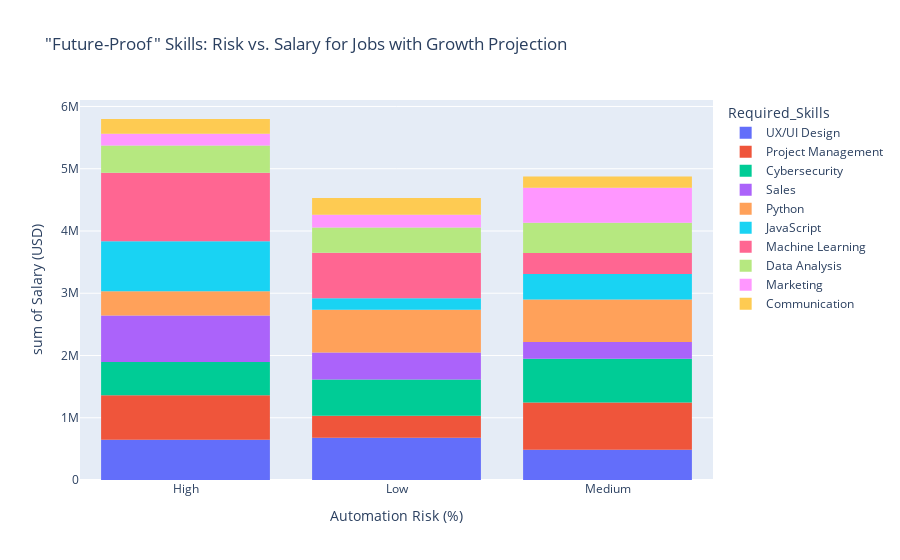

Notebook source saved alongside this figure:
### Code cell
# Chart 3: The "Sweet Spot" - Automation Risk vs. Salary for Growing Jobs (Interactive)
# This is a highly strategic visualization. We filter the data to only include jobs
# with a 'Growth' projection, then plot their risk vs. salary. This helps users
# identify the most desirable and future-proof career paths.
growth_jobs = df[df['Job_Growth_Projection'] == 'Growth']
fig3 = px.histogram(growth_jobs,
                    x='Automation_Risk',
                    y='Salary_USD',
                    color='Required_Skills',
                    title='"Future-Proof" Skills: Risk vs. Salary for Jobs with Growth Projection',
                    hover_data=['Job_Title'],
                    labels={'Automation_Risk': 'Automation Risk (%)', 'Salary_USD': 'Salary (USD)'})
fig3.show()

### Figure 1 — Plotly figure (JSON) as saved in the notebook; plotly's stock layout.template omitted (floating-point values rounded to 4 significant figures)
{"data": [{"bingroup": "x", "histfunc": "sum", "hovertemplate": "Required_Skills=UX/UI Design<br>Automation Risk (%)=%{x}<br>sum of Salary (USD)=%{y}<extra></extra>", "legendgroup": "UX/UI Design", "marker": {"color": "#636efa", "pattern": {"shape": ""}}, "name": "UX/UI Design", "orientation": "v", "showlegend": true, "type": "histogram", "x": ["High", "High", "High", "Low", "Low", "Low", "Medium", "Medium", "High", "High", "High", "Medium", "Low", "Medium", "High", "Low", "Low", "Low", "Low", "Medium", "Medium"], "xaxis": "x", "y": [111400.0, 107200.0, 78900.0, 82800.0, 73920.0, 78250.0, 56080.0, 73530.0, 97120.0, 86970.0, 82340.0, 98040.0, 68850.0, 47670.0, 84530.0, 86360.0, 90540.0, 68670.0, 129000.0, 82560.0, 126700.0], "yaxis": "y"}, {"bingroup": "x", "histfunc": "sum", "hovertemplate": "Required_Skills=Project Management<br>Automation Risk (%)=%{x}<br>sum of Salary (USD)=%{y}<extra></extra>", "legendgroup": "Project Management", "marker": {"color": "#EF553B", "pattern": {"shape": ""}}, "name": "Project Management", "orientation": "v", "showlegend": true, "type": "histogram", "x": ["High", "High", "Low", "Low", "High", "Medium", "Low", "Medium", "Medium", "Medium", "Medium", "High", "Medium", "Low", "Medium", "High", "Medium", "High", "High", "Medium", "High"], "xaxis": "x", "y": [93030.0, 83430.0, 89690.0, 85590.0, 99370.0, 53510.0, 86410.0, 138400.0, 73520.0, 93440.0, 92880.0, 82020.0, 60220.0, 90130.0, 63060.0, 127400.0, 101600.0, 85070.0, 82220.0, 85260.0, 62280.0], "yaxis": "y"}, {"bingroup": "x", "histfunc": "sum", "hovertemplate": "Required_Skills=Cybersecurity<br>Automation Risk (%)=%{x}<br>sum of Salary (USD)=%{y}<extra></extra>", "legendgroup": "Cybersecurity", "marker": {"color": "#00cc96", "pattern": {"shape": ""}}, "name": "Cybersecurity", "orientation": "v", "showlegend": true, "type": "histogram", "x": ["Medium", "Low", "Medium", "Medium", "High", "Medium", "Medium", "High", "Medium", "High", "Low", "Low", "High", "Low", "High", "High", "Low", "Medium", "Low", "Medium"], "xaxis": "x", "y": [102800.0, 73320.0, 92270.0, 65470.0, 75860.0, 76580.0, 96020.0, 93970.0, 63850.0, 83670.0, 116200.0, 102900.0, 98410.0, 116700.0, 99790.0, 78830.0, 83540.0, 84590.0, 91850.0, 120000.0], "yaxis": "y"}, {"bingroup": "x", "histfunc": "sum", "hovertemplate": "Required_Skills=Sales<br>Automation Risk (%)=%{x}<br>sum of Salary (USD)=%{y}<extra></extra>", "legendgroup": "Sales", "marker": {"color": "#ab63fa", "pattern": {"shape": ""}}, "name": "Sales", "orientation": "v", "showlegend": true, "type": "histogram", "x": ["High", "Low", "Medium", "Low", "High", "High", "High", "Medium", "High", "High", "Low", "Low", "Low", "High", "Medium", "High"], "xaxis": "x", "y": [102100.0, 92030.0, 86170.0, 101800.0, 129800.0, 93590.0, 98660.0, 107700.0, 104900.0, 78950.0, 76530.0, 89190.0, 74650.0, 41810.0, 73690.0, 97620.0], "yaxis": "y"}, {"bingroup": "x", "histfunc": "sum", "hovertemplate": "Required_Skills=Python<br>Automation Risk (%)=%{x}<br>sum of Salary (USD)=%{y}<extra></extra>", "legendgroup": "Python", "marker": {"color": "#FFA15A", "pattern": {"shape": ""}}, "name": "Python", "orientation": "v", "showlegend": true, "type": "histogram", "x": ["High", "Medium", "Medium", "Medium", "Medium", "Low", "High", "Low", "Medium", "Low", "Medium", "Medium", "High", "Low", "High", "Low", "Low", "Low"], "xaxis": "x", "y": [91570.0, 73150.0, 96550.0, 132500.0, 106800.0, 129600.0, 89410.0, 31970.0, 85900.0, 99470.0, 63250.0, 127400.0, 140500.0, 133100.0, 70450.0, 104000.0, 80410.0, 107100.0], "yaxis": "y"}, {"bingroup": "x", "histfunc": "sum", "hovertemplate": "Required_Skills=JavaScript<br>Automation Risk (%)=%{x}<br>sum of Salary (USD)=%{y}<extra></extra>", "legendgroup": "JavaScript", "marker": {"color": "#19d3f3", "pattern": {"shape": ""}}, "name": "JavaScript", "orientation": "v", "showlegend": true, "type": "histogram", "x": ["High", "High", "Medium", "Low", "High", "Low", "Medium", "High", "Medium", "High", "High", "High", "Medium", "High"], "xaxis": "x", "y": [101000.0, 81790.0, 102600.0, 78980.0, 112000.0, 107000.0, 92420.0, 117200.0, 126300.0, 117000.0, 89450.0, 61860.0, 85740.0, 121900.0], "yaxis": "y"}, {"bingroup": "x", "histfunc": "sum", "hovertemplate": "Required_Skills=Machine Learning<br>Automation Risk (%)=%{x}<br>sum of Salary (USD)=%{y}<extra></extra>", "legendgroup": "Machine Learning", "marker": {"color": "#FF6692", "pattern": {"shape": ""}}, "name": "Machine Learning", "orientation": "v", "showlegend": true, "type": "histogram", "x": ["Low", "Medium", "High", "High", "High", "High", "Low", "High", "High", "Medium", "Low", "Medium", "High", "Low", "Low", "High", "High", "Low", "Low", "Low", "High", "High", "Medium", "High"], "xaxis": "x", "y": [73380.0, 86710.0, 108300.0, 71210.0, 124900.0, 58580.0, 103800.0, 82710.0, 93470.0, 72920.0, 84120.0, 99830.0, 96130.0, 126800.0, 103500.0, 110200.0, 61370.0, 92290.0, 86740.0, 60440.0, 107900.0, 85220.0, 80150.0, 101400.0], "yaxis": "y"}, {"bingroup": "x", "histfunc": "sum", "hovertemplate": "Required_Skills=Data Analysis<br>Automation Risk (%)=%{x}<br>sum of Salary (USD)=%{y}<extra></extra>", "legendgroup": "Data Analysis", "marker": {"color": "#B6E880", "pattern": {"shape": ""}}, "name": "Data Analysis", "orientation": "v", "showlegend": true, "type": "histogram", "x": ["Medium", "Medium", "High", "Low", "Medium", "Low", "Low", "High", "High", "Medium", "Low", "High", "Medium", "High", "Low", "Medium"], "xaxis": "x", "y": [93090.0, 59810.0, 100600.0, 119700.0, 111100.0, 73640.0, 99840.0, 45850.0, 117900.0, 54010.0, 47130.0, 75540.0, 56460.0, 97930.0, 63720.0, 109600.0], "yaxis": "y"}, {"bingroup": "x", "histfunc": "sum", "hovertemplate": "Required_Skills=Marketing<br>Automation Risk (%)=%{x}<br>sum of Salary (USD)=%{y}<extra></extra>", "legendgroup": "Marketing", "marker": {"color": "#FF97FF", "pattern": {"shape": ""}}, "name": "Marketing", "orientation": "v", "showlegend": true, "type": "histogram", "x": ["Medium", "Low", "Medium", "Low", "Medium", "Medium", "Medium", "Medium", "High", "High", "Medium"], "xaxis": "x", "y": [94630.0, 112500.0, 74770.0, 92250.0, 68810.0, 43340.0, 95280.0, 110200.0, 69870.0, 117200.0, 74200.0], "yaxis": "y"}, {"bingroup": "x", "histfunc": "sum", "hovertemplate": "Required_Skills=Communication<br>Automation Risk (%)=%{x}<br>sum of Salary (USD)=%{y}<extra></extra>", "legendgroup": "Communication", "marker": {"color": "#FECB52", "pattern": {"shape": ""}}, "name": "Communication", "orientation": "v", "showlegend": true, "type": "histogram", "x": ["Medium", "Low", "Low", "Medium", "High", "High", "High", "Low"], "xaxis": "x", "y": [86960.0, 105500.0, 92890.0, 96000.0, 91080.0, 99310.0, 46870.0, 72030.0], "yaxis": "y"}], "layout": {"barmode": "relative", "legend": {"title": {"text": "Required_Skills"}, "tracegroupgap": 0}, "title": {"text": "\"Future-Proof\" Skills: Risk vs. Salary for Jobs with Growth Projection"}, "xaxis": {"anchor": "y", "domain": [0, 1], "title": {"text": "Automation Risk (%)"}}, "yaxis": {"anchor": "x", "domain": [0, 1], "title": {"text": "sum of Salary (USD)"}}}}
